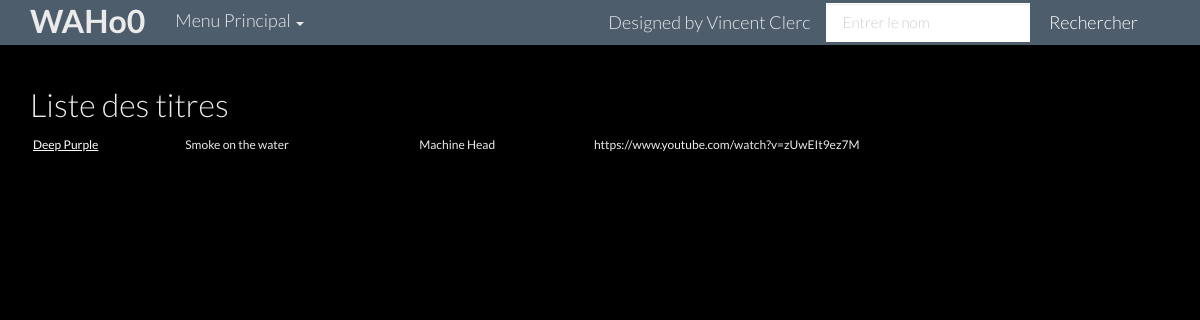
The app's page /?section=songlist&id=26 with its own data.
### tables this page shows
CREATE TABLE `artistes` (
  `id` int(11) NOT NULL,
  `name` varchar(50) NOT NULL,
  `genre_id` int(10) NOT NULL,
  `year` date NOT NULL,
  `image` text NOT NULL,
  `nationalite` varchar(50) NOT NULL,
  `biographie` text NOT NULL,
  `url` text NOT NULL
);

CREATE TABLE `songs` (
  `id` int(11) NOT NULL,
  `songname` varchar(50) NOT NULL,
  `album` varchar(50) NOT NULL,
  `url` text NOT NULL
);

### views/music.inc.php (called while the page is built, shortened)
<?php
    include("views/header-page-bootstrap.inc.php");
    include("views/mainswitch.inc.php");
    include("views/footer-page-bootstrap.inc.php");
?>

### index.php (called while the page is built, shortened)
<?php
include("modeles/modmusic.inc.php");
include("views/music.inc.php");
?>

### modeles/modsongs.inc.php (called while the page is built)
<?php
$sql = "SELECT a.id, a.name, c.songname,c.album,  c.url
FROM artistes as a
LEFT JOIN artsongs as b on a.id = b.idartist
LEFT JOIN songs as c on c.id = b.songid
WHERE a.id=:id";
$stmt = $dbartistes->prepare($sql);
$stmt->bindValue("id", $_GET["id"]);
$stmt->execute();
$records = $stmt->fetchAll();
?>

### modeles/modmusic.inc.php (called while the page is built, shortened)
<?php
try
	{
    $dbartistes=new PDO("mysql:host=$hostname;dbname=mediadb",$user,$pass);
    $dbartistes->setAttribute(PDO::ATTR_ERRMODE, PDO::ERRMODE_EXCEPTION);
	switch($section)
		{
			case "songlist":
				include("modeles/modsongs.inc.php");
				break;
		}
	}
catch(PDOException $excep)
	{
	echo $excep->getMessage();
	}
?>

### views/songlist.inc.php (the view)
<h2>Liste des titres</h2>
<table class="table table-condensed table-hover">
<?php
foreach($records as $record)
	{
	echo "<tr>";
	echo "<td><a href='?section=fileArtiste&id=" . $record["id"] . "'>" . $record["name"] ."</a></td>";
	echo "<td>". $record["songname"] ."</td>";
	echo "<td>". $record["album"] . "</td>";
  echo "<td>". $record["url"] . "</td>";
	echo "</tr>";
	}
?>
</table>

### records on screen
artistes: name "Deep Purple", songs.songname "Smoke on the water", songs.album "Machine Head", songs.url "https://www.youtube.com/watch?v=zUwEIt9ez7M"
